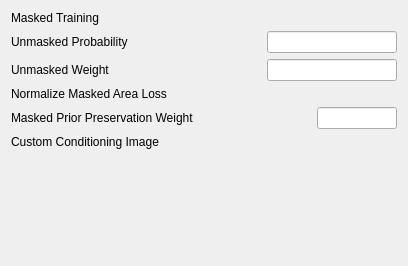
<?xml version="1.0" encoding="UTF-8"?>
<ui version="4.0">
 <class>Form</class>
 <widget class="QWidget" name="Form">
  <property name="geometry">
   <rect>
    <x>0</x>
    <y>0</y>
    <width>408</width>
    <height>266</height>
   </rect>
  </property>
  <property name="windowTitle">
   <string>Form</string>
  </property>
  <layout class="QVBoxLayout" name="verticalLayout">
   <item>
    <layout class="QHBoxLayout" name="horizontalLayout">
     <item>
      <widget class="QLabel" name="MaskedTrainingLabel">
       <property name="minimumSize">
        <size>
         <width>250</width>
         <height>0</height>
        </size>
       </property>
       <property name="text">
        <string>Masked Training</string>
       </property>
      </widget>
     </item>
     <item>
      <widget class="PlCheckBox" name="MaskedTrainingCheck">
       <property name="toolTip">
        <string>Custom checkbox with styling</string>
       </property>
      </widget>
     </item>
    </layout>
   </item>
   <item>
    <layout class="QHBoxLayout" name="horizontalLayout_2">
     <item>
      <widget class="QLabel" name="UnmaskedProbLabel">
       <property name="minimumSize">
        <size>
         <width>250</width>
         <height>0</height>
        </size>
       </property>
       <property name="text">
        <string>Unmasked Probability</string>
       </property>
      </widget>
     </item>
     <item>
      <widget class="QLineEdit" name="UnmaskedProb"/>
     </item>
    </layout>
   </item>
   <item>
    <layout class="QHBoxLayout" name="horizontalLayout_3">
     <item>
      <widget class="QLabel" name="UnmaskedWeightLabel">
       <property name="minimumSize">
        <size>
         <width>250</width>
         <height>0</height>
        </size>
       </property>
       <property name="text">
        <string>Unmasked Weight</string>
       </property>
      </widget>
     </item>
     <item>
      <widget class="QLineEdit" name="UnmaskedWeight"/>
     </item>
    </layout>
   </item>
   <item>
    <layout class="QHBoxLayout" name="horizontalLayout_4">
     <item>
      <widget class="QLabel" name="NormalizeLossLabel">
       <property name="minimumSize">
        <size>
         <width>250</width>
         <height>0</height>
        </size>
       </property>
       <property name="text">
        <string>Normalize Masked Area Loss</string>
       </property>
      </widget>
     </item>
     <item>
      <widget class="PlCheckBox" name="NormalizeLossCheck">
       <property name="toolTip">
        <string>Custom checkbox with styling</string>
       </property>
      </widget>
     </item>
    </layout>
   </item>
   <item>
    <layout class="QHBoxLayout" name="horizontalLayout_6">
     <item>
      <widget class="QLabel" name="MaskedPriorWeightLabel">
       <property name="minimumSize">
        <size>
         <width>300</width>
         <height>0</height>
        </size>
       </property>
       <property name="text">
        <string>Masked Prior Preservation Weight</string>
       </property>
      </widget>
     </item>
     <item>
      <widget class="QLineEdit" name="MaskedPriorWeight"/>
     </item>
    </layout>
   </item>
   <item>
    <layout class="QHBoxLayout" name="horizontalLayout_5">
     <item>
      <widget class="QLabel" name="CustomConditioningLabel">
       <property name="minimumSize">
        <size>
         <width>250</width>
         <height>0</height>
        </size>
       </property>
       <property name="text">
        <string>Custom Conditioning Image</string>
       </property>
      </widget>
     </item>
     <item>
      <widget class="PlCheckBox" name="CustomConditioningCheck">
       <property name="toolTip">
        <string>Custom checkbox with styling</string>
       </property>
      </widget>
     </item>
    </layout>
   </item>
   <item>
    <spacer name="verticalSpacer">
     <property name="orientation">
      <enum>Qt::Orientation::Vertical</enum>
     </property>
     <property name="sizeHint" stdset="0">
      <size>
       <width>20</width>
       <height>32</height>
      </size>
     </property>
    </spacer>
   </item>
  </layout>
 </widget>
 <customwidgets>
  <customwidget>
   <class>PlCheckBox</class>
   <extends>QWidget</extends>
   <header>plwidgets.PlWidgets</header>
  </customwidget>
 </customwidgets>
 <resources/>
 <connections/>
</ui>
